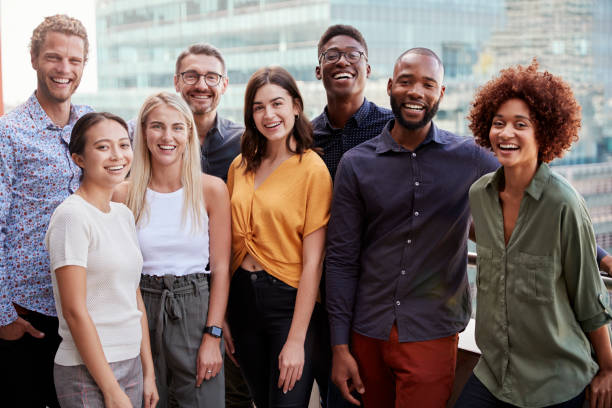
#> input picture test1.jpg, 612 x 408 px
$ jupyter execute Untitled.ipynb   (shell and % lines are left out)
#> lines starting #> are read from the running program, lines starting #| are printed output that depends on the picture; after the words box and inside, x2 and y2 are one past the last pixel; in counts of white or black regions, pixels touching at a corner belong together; pictures that were not available may be replaced by others from this repository, and a replacement may not be noted
[cell 1]
import cv2
import numpy as np
import sys
import os
import dlib
import glob
import cv2
import numpy as np

[cell 2]
classifier = cv2.CascadeClassifier('haarcascade_frontalface_default.xml')

[cell 3]
im = cv2.imread('test1.jpg')
#> im is the input picture: shape (408, 612, 3); mean B, G, R 109.5, 112.6, 126.8

bboxes = classifier.detectMultiScale(im)
#> bboxes = [[175, 55, 53, 53], [88, 125, 54, 54], [142, 107, 53, 53], [318, 34, 50, 50], [36, 37, 57, 57], [244, 86, 52, 52], [481, 101, 58, 58], [388, 61, 58, 58]]

[cell 4]
for box in bboxes:
    x, y, width, height = box
    x2, y2 = x + width, y + height
    im[y:y2, x:x2] = cv2.medianBlur(im[y:y2, x:x2], 35)
#> this loop made 8 passes
#> (x, y, width, height, x2, y2) on passes 1 to 8: (175, 55, 53, 53, 228, 108), (88, 125, 54, 54, 142, 179), (142, 107, 53, 53, 195, 160), (318, 34, 50, 50, 368, 84), (36, 37, 57, 57, 93, 94), (244, 86, 52, 52, 296, 138), (481, 101, 58, 58, 539, 159), (388, 61, 58, 58, 446, 119)
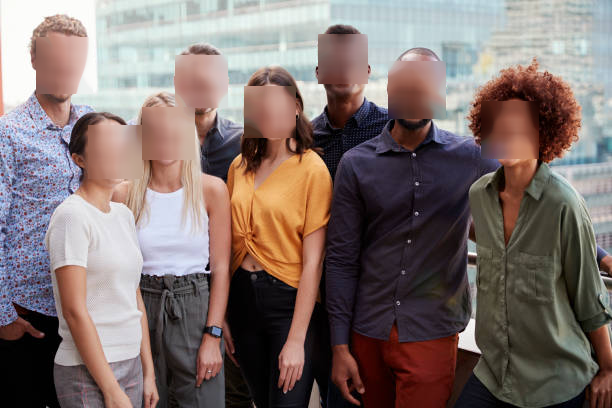
#> im: shape (408, 612, 3); 9.46% of pixels changed, all inside (x1, y1, x2, y2) = (36, 34, 539, 179)

[cell 5]
cv2.imshow('face detection', im)
cv2.waitKey(0)
cv2.destroyAllWindows()
cv2.imwrite("blur.jpg" , im)
#> Out = True
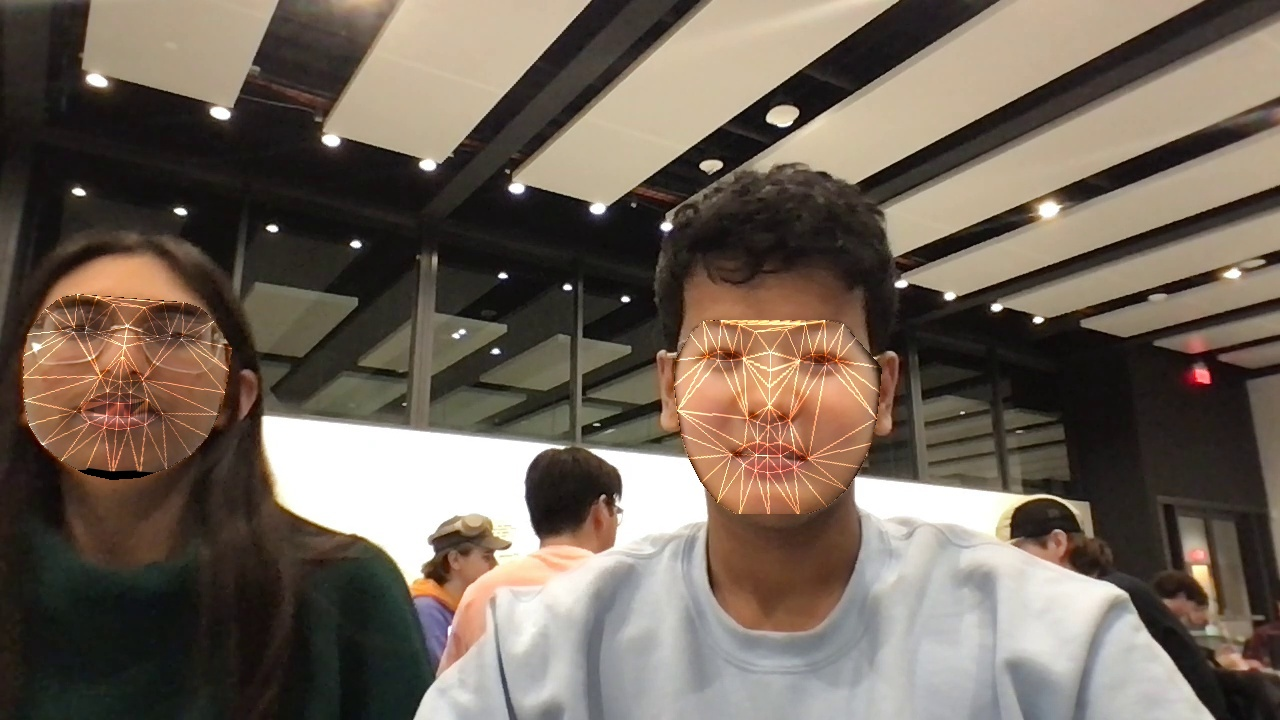
#> input picture faceswap_example.jpg, 1280 x 720 px, given in place of the camera
#> further down, frame is the input picture: shape (720, 1280, 3); mean B, G, R 88.4, 100, 112.2

[cell 6]
def edge_mask(img, line_size, blur_value):
#> called with line_size = 7, blur_value = 7
    gray = cv2.cvtColor(img, cv2.COLOR_BGR2GRAY)
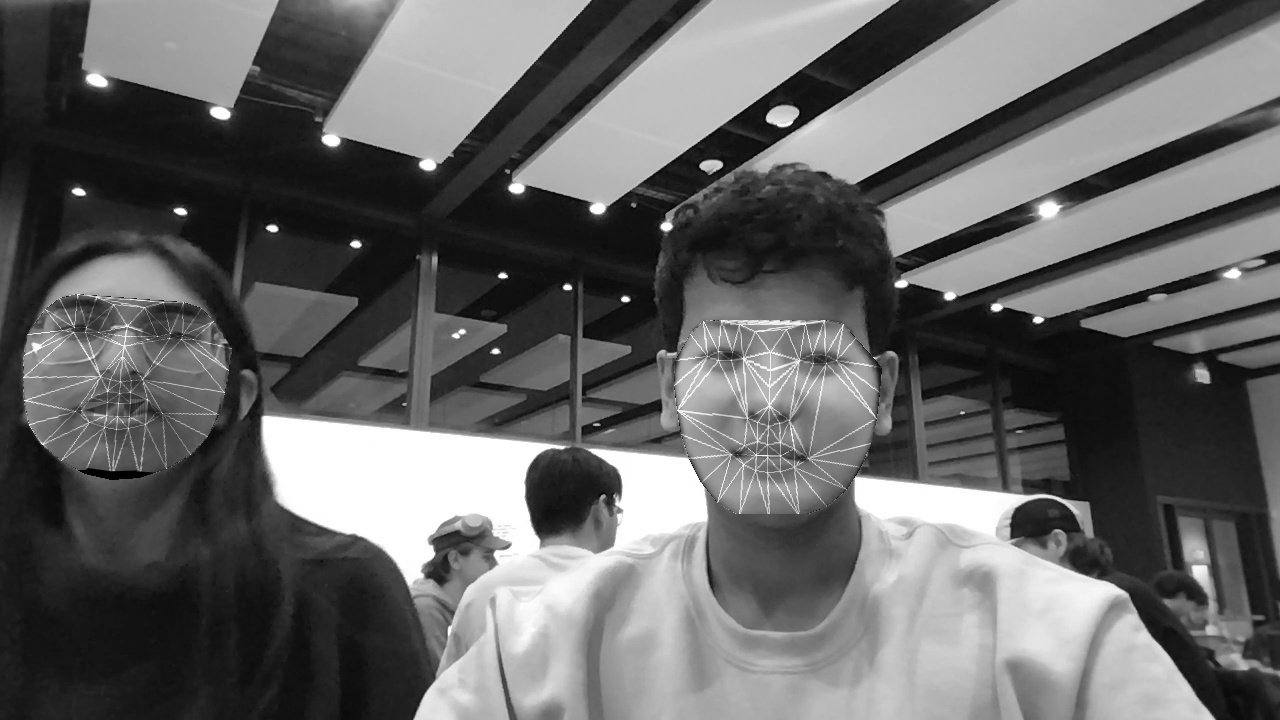
#> gray: shape (720, 1280); min 0, max 255, mean 102.3
    gray_blur = cv2.medianBlur(gray, blur_value)
    edges = cv2.adaptiveThreshold(gray_blur, 255, cv2.ADAPTIVE_THRESH_MEAN_C, cv2.THRESH_BINARY, line_size, blur_value)
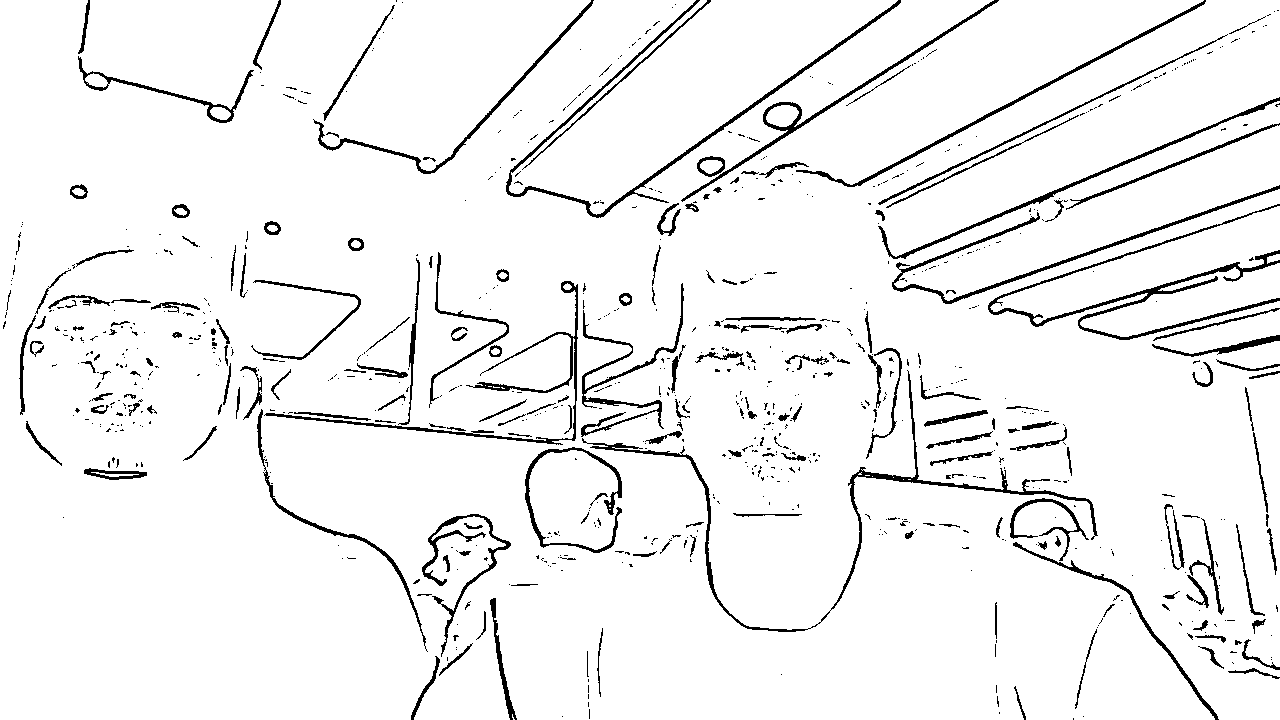
#> edges: shape (720, 1280); 94.5% white; 849 black regions (645 under 20 px), largest, box (x1, y1, x2, y2) and area: (988, 204, 1280, 340) 3122, (582, 370, 1098, 632) 3051, (506, 0, 901, 218) 2541
    return edges

[cell 7]
def color_quantization(img, k):
#> called with k = 20
    data = np.float32(img).reshape((-1, 3))

    criteria = (cv2.TERM_CRITERIA_EPS + cv2.TERM_CRITERIA_MAX_ITER, 20, 0.001)

    ret, label, center = cv2.kmeans(data, k, None, criteria, 10, cv2.KMEANS_RANDOM_CENTERS)
#> ret = 152129742.2; center = 20 rows, first 8: [204.1, 216, 222.6], [67.83, 95.86, 146.8], [118.8, 127.3, 135.9], [156.7, 153.7, 152], [49.52, 73.49, 117.7], [74.3, 89.45, 97.14], [184.2, 185.1, 184.4], [160.8, 188.1, 207.5]
    center = np.uint8(center)
#> center = 20 rows, first 8: [204, 215, 222], [67, 95, 146], [118, 127, 135], [156, 153, 151], [49, 73, 117], [74, 89, 97], [184, 185, 184], [160, 188, 207]
    result = center[label.flatten()]
    result = result.reshape(img.shape)
    return result

[cell 8]
def cartoon(img):

    data = np.float32(img).reshape((-1, 3))
    line_size = 7
    blur_value = 7

    edges = edge_mask(img, line_size, blur_value)
    total_color = 20
    img = color_quantization(img, total_color)
    blurred = cv2.bilateralFilter(img, d=7, sigmaColor=200,sigmaSpace=200)
    cartoon = cv2.bitwise_and(blurred, blurred, mask=edges)
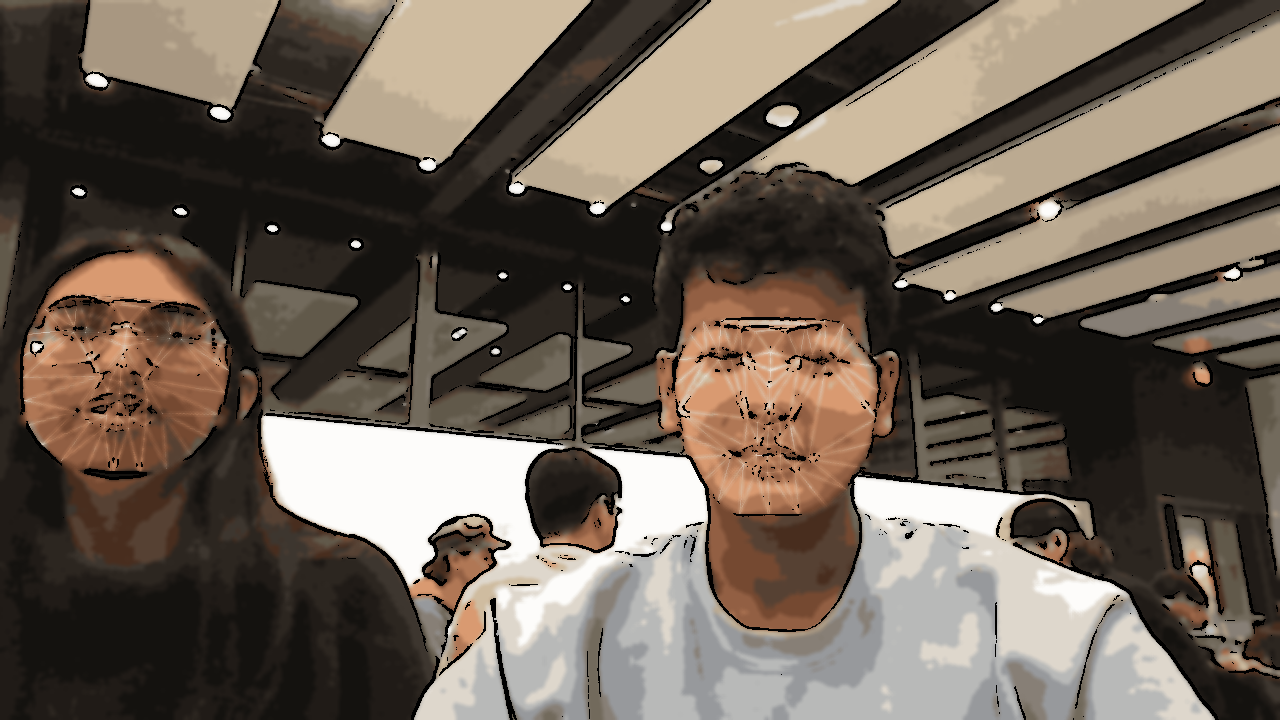
#> cartoon: shape (720, 1280, 3); mean B, G, R 84.6, 95.8, 107.3
    return cartoon

[cell 9]
video = cv2.VideoCapture(0)
while True:
    ret, frame = video.read()
    frame_new = cartoon(frame)
    cv2.imshow('Video', frame_new)
    if cv2.waitKey(1) & 0xFF == ord('q'):
#> (key q is pressed here)
        break

video.release()
cv2.destroyAllWindows()
